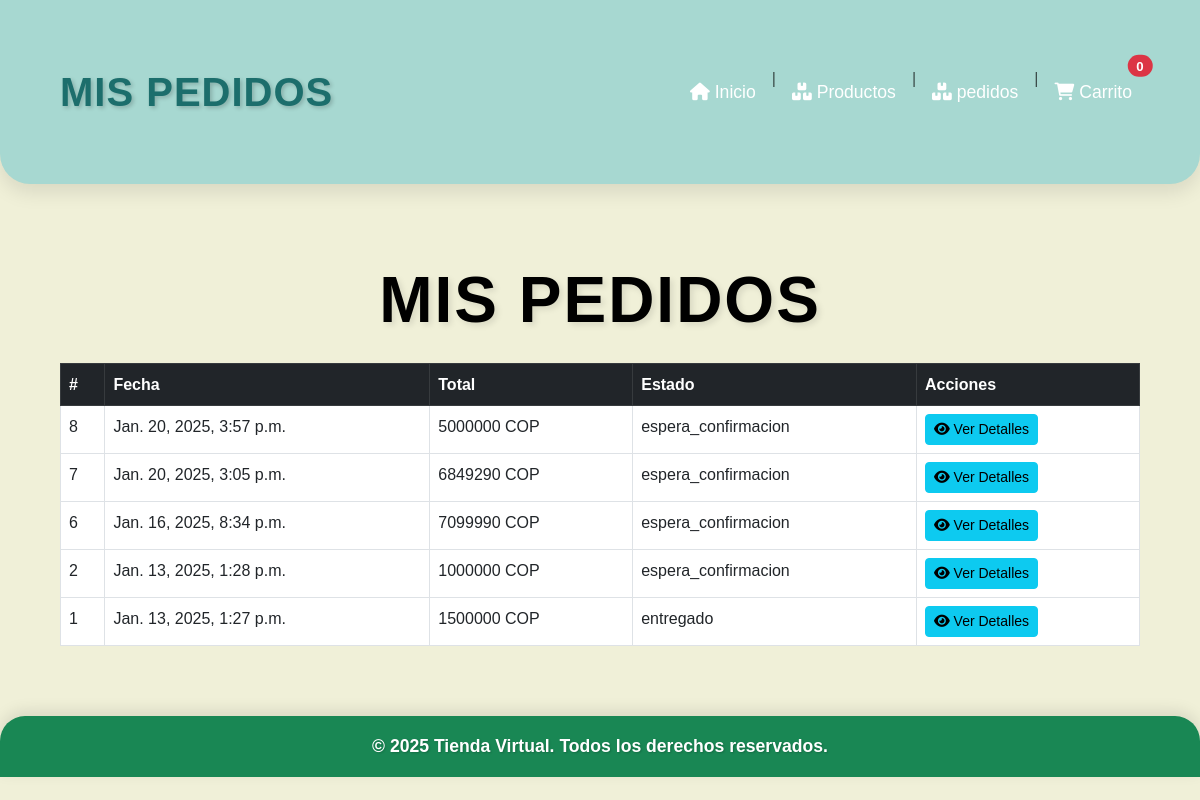
Page /mis-pedidos/ (signed in) on the committed database.
### cuentas/models.py (models this page shows, shortened)
class Pedido(models.Model):
    ESTADOS = [
        ('en_proceso', 'En proceso'),
        ('espera_confirmacion', 'Espera de confirmación'),
        ('entregado', 'Entregado'),
    ]
    usuario = models.ForeignKey(User, on_delete=models.CASCADE)
    total = models.DecimalField(max_digits=10, decimal_places=2)
    estado = models.CharField(max_length=20, choices=ESTADOS, default='espera_confirmacion')
    fecha = models.DateTimeField(auto_now_add=True)
    direccion = models.CharField(max_length=500, default='Dirección no proporcionada')
    metodo_pago = models.CharField(max_length=100, default='Pago no especificado')

### cuentas/views.py (the view)
# urls.py: path('mis-pedidos/', views.mis_pedidos, name='mis_pedidos'),
@login_required(login_url="inicio_sesion")
def mis_pedidos(request):
    pedidos = Pedido.objects.filter(usuario=request.user).order_by('-fecha')
    for pedido in pedidos:
        pedido.precio_total = f"${pedido.total:,.2f}"
    return render(request, 'cuentas/mis_pedidos.html', {'pedidos': pedidos})

### cuentas/templates/cuentas/mis_pedidos.html (shortened to what this page needs)
<!DOCTYPE html>
<html lang="es">
<head>
    <link href="https://cdn.jsdelivr.net/npm/bootstrap@5.3.0-alpha1/dist/css/bootstrap.min.css" rel="stylesheet">
    <link rel="stylesheet" href="https://cdnjs.cloudflare.com/ajax/libs/font-awesome/6.0.0-beta3/css/all.min.css">
    {% load static %}
    <link rel="stylesheet" href="{% static 'cuentas/styles/carrito.css' %}">
</head>
<body>
    <nav class="navbar navbar-expand-lg navbar-light" style="background-color: #A7D8D1;">
        <div class="container">
            <a class="navbar-brand" href="#" style="color: #1C6E6C; text-shadow: 2px 2px 4px rgba(0, 0, 0, 0.2);">Mis Pedidos</a>
            <div class="collapse navbar-collapse" id="navbarNav">
                <ul class="navbar-nav ms-auto">
                    <li class="nav-item">
                        <a href="{% url 'home' %}" class="nav-link">
                            <i class="fas fa-home"></i> Inicio
                        </a>
                    </li>
                    <li class="nav-item"><span class="navbar-text mx-2">|</span></li>
                    <li class="nav-item">
                        <a href="{% url 'productos' %}" class="nav-link">
                            <i class="fas fa-boxes"></i> Productos
                        </a>
                    </li>
                    <li class="nav-item"><span class="navbar-text mx-2">|</span></li>
                    <li class="nav-item">
                        <a href="{% url 'mis_pedidos' %}" class="nav-link">
                            <i class="fas fa-boxes"></i> pedidos
                        </a>
                    </li>
                    <li class="nav-item"><span class="navbar-text mx-2">|</span></li>
                    <li class="nav-item">
                        <a href="{% url 'carrito' %}" class="nav-link position-relative">
                            <i class="fas fa-shopping-cart"></i> Carrito
                            <span class="position-absolute top-0 start-100 translate-middle badge rounded-pill bg-danger">
                                {{ carrito_count|default:0 }}
                            </span>
                        </a>
                    </li>
                </ul>
            </div>
        </div>
    </nav>
    <div class="container mt-5">
        <h1 class="text-center mb-4">Mis Pedidos</h1>
        {% if pedidos %}
        <div class="table-responsive">
            <table class="table table-bordered">
                <thead class="table-dark">
                    <tr>
                        <th>#</th>
                        <th>Fecha</th>
                        <th>Total</th>
                        <th>Estado</th>
                        <th>Acciones</th>
                    </tr>
                </thead>
                <tbody>
                    {% for pedido in pedidos %}
                    <tr>
                        <td>{{ pedido.id }}</td>
                        <td>{{ pedido.fecha }}</td>
                        <td>{{ pedido.total|floatformat:0 }} COP</td>
                        <td>{{ pedido.estado }}</td>
                        <td>
                            <a href="{% url 'detalle_pedido' pedido.id %}" class="btn btn-info btn-sm">
                                <i class="fas fa-eye"></i> Ver Detalles
                            </a>
                        </td>
                    </tr>
                    {% endfor %}
                </tbody>
            </table>
        </div>
        {% else %}
        <div class="alert alert-warning text-center">
            <h4>No tienes pedidos realizados aún.</h4>
            <p>Explora nuestros <a href="{% url 'productos' %}">productos</a> y agrega lo que te guste a tu carrito.</p>
        </div>
        {% endif %}
    </div>
    <footer class="bg-success text-white text-center py-3 mt-4">
        <p class="mb-0" style="font-size: 1.1rem;">© 2025 Tienda Virtual. Todos los derechos reservados.</p>
    </footer>
</body>
</html>

### cuentas/static/cuentas/styles/carrito.css (style rules this page uses)
body { font-family: 'Poppins', sans-serif; background-color: #F0F0D8; color: #333; margin: 0; padding: 0; box-sizing: border-box; line-height: 1.6; }
.navbar { background-color: #1693A5; padding: 25px 0; border-radius: 0 0 30px 30px; box-shadow: 0 8px 20px rgba(0, 0, 0, 0.1); z-index: 10; transition: background-color 0.3s ease; }
.navbar-brand { color: white; font-size: 2.5rem; font-weight: 700; text-transform: uppercase; letter-spacing: 1px; transition: color 0.3s ease; }
.navbar-nav .nav-link { color: white; font-size: 1.1rem; padding: 12px 20px; border-radius: 10px; transition: 0.3s ease-in-out; }
h1, h2 { font-weight: 700; text-align: center; text-transform: uppercase; letter-spacing: 2px; margin-bottom: 40px; text-shadow: 1px 1px 2px rgba(0, 0, 0, 0.2); }
h1 { font-size: 4rem; color: #000000; animation: fadeInUp 1s ease-out; }
footer { background-color: #1693A5; color: white; padding: 35px 0; text-align: center; border-radius: 25px 25px 0 0; box-shadow: 0 -5px 15px rgba(0, 0, 0, 0.1); }
footer p { font-size: 1.3rem; font-weight: 600; text-shadow: 1px 1px 2px rgba(0, 0, 0, 0.2); }
.container { padding: 30px; }
.text-center { text-align: center; }
h1, h2 { text-shadow: 3px 3px 6px rgba(0, 0, 0, 0.1); }

### rows in the picture
Pedido: id "8", fecha "Jan. 20, 2025, 3:57 p.m.", total "5000000", estado "espera_confirmacion"
Pedido: id "7", fecha "Jan. 20, 2025, 3:05 p.m.", total "6849290", estado "espera_confirmacion"
Pedido: id "6", fecha "Jan. 16, 2025, 8:34 p.m.", total "7099990", estado "espera_confirmacion"
Pedido: id "2", fecha "Jan. 13, 2025, 1:28 p.m.", total "1000000", estado "espera_confirmacion"
Pedido: id "1", fecha "Jan. 13, 2025, 1:27 p.m.", total "1500000", estado "entregado"

### other values in the picture
{{ carrito_count|default:0 }} "0"
